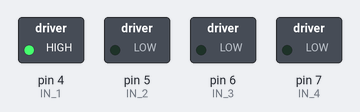
Bench run of a sketch on a simulated Arduino Uno, built with avr-gcc and run on an emulated ATmega328P. On the bench: switched loads named in the sketch (green lamp = pin HIGH).

Above: at 0.1 s.
Timing chart, 0 to 1.6 s (numbered marks = the images above):
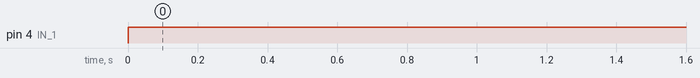

Measured:
- by itself, pin 4 (IN_1): LOW → HIGH at 0.00 s

The sketch:

Right_Forward.ino
```cpp
int IN_1=4; //left motor
int IN_2=5; //left motor
int IN_3=6; //right motor
int IN_4=7; //right motor

void setup() {
  pinMode(IN_1,OUTPUT);
 pinMode(IN_2,OUTPUT);
 pinMode(IN_3,OUTPUT);
 pinMode(IN_4,OUTPUT);

}
 void rightforward()
{
  digitalWrite(IN_1,HIGH);
  digitalWrite(IN_2,LOW);
  digitalWrite(IN_3,LOW);
  digitalWrite(IN_4,LOW);
  }
void loop() {
  rightforward();
}
```
